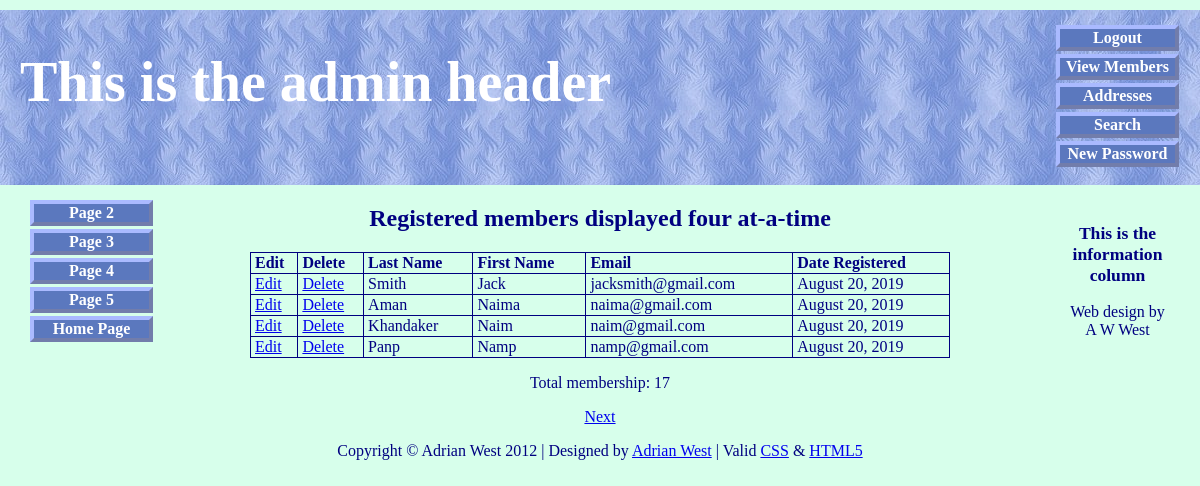
Screenshot of /admin_view_users.php (signed in) with the database file from the repository.
### tables this page shows
CREATE TABLE `users` (
  `user_id` mediumint(6) UNSIGNED NOT NULL,
  `fname` varchar(50) NOT NULL,
  `lname` varchar(50) NOT NULL,
  `email` varchar(50) NOT NULL,
  `psword` char(40) NOT NULL,
  `registration_date` date NOT NULL,
  `user_level` tinyint(1) UNSIGNED NOT NULL
);

### admin_view_users.php (the view, shortened to what this page needs)
<!doctype html>
<html lang=en>
<head>
<link rel="stylesheet" type="text/css" href="includes.css">
</head>
<body>
<div id="container">
<?php include("header-admin.php"); ?>
<?php include("nav.php"); ?>
<?php include("info-col.php"); ?>
<div id="content">
<h2>Registered members displayed four at-a-time</h2>
<p>
<?php
require ('mysqli_connect.php');
$pagerows = 4;
if (isset($_GET['p']) && is_numeric
($_GET['p'])) {
$pages=$_GET['p'];
}else{
$q = "SELECT COUNT(user_id) FROM users";
$result = @mysqli_query ($dbcon, $q);
$row = @mysqli_fetch_array ($result, MYSQLI_NUM);
$records = $row[0];
if ($records > $pagerows){
$pages = ceil ($records/$pagerows);
}else{
$pages = 1;
}
}
if (isset($_GET['s']) && is_numeric
($_GET['s'])) {
$start = $_GET['s'];
}else{
$start = 0;
}
$q = "SELECT lname, fname, email, DATE_FORMAT(registration_date, '%M %d, %Y') AS regdat, user_id FROM users ORDER BY registration_date ASC LIMIT $start, $pagerows";
$result = @mysqli_query ($dbcon, $q);
if ($result) {
echo '<table>
<tr><td><b>Edit</b></td>
<td><b>Delete</b></td>
<td><b>Last Name</b></td>
<td><b>First Name</b></td>
<td><b>Email</b></td>
<td><b>Date Registered</b></td>
</tr>';
while ($row = mysqli_fetch_array($result, MYSQLI_ASSOC)) {
	echo '<tr>
	<td><a href="edit_record.php?id=' . $row['user_id'] . '">Edit</a></td>
	<td><a href="delete_record.php?id=' . $row['user_id'] . '">Delete</a></td>
	<td>' . $row['lname'] . '</td>
	<td>' . $row['fname'] . '</td>
	<td>' . $row['email'] . '</td>
	<td>' . $row['regdat'] . '</td>
	</tr>';
	}
	echo '</table>';
} else {
	echo '<p class="error">The current record could not be retrieved. We apologize for any inconvenience.</p>';
	echo '<p>' . mysqli_error($dbcon) . '<br><br>Query: ' . $q . '</p>';
}
$q = "SELECT COUNT(user_id) FROM users";
$result = @mysqli_query ($dbcon, $q);
$row = @mysqli_fetch_array ($result, MYSQLI_NUM);
$members = $row[0];
echo "<p>Total membership: $members</p>";
if ($pages > 1) {
echo '<p>';
$current_page = ($start/$pagerows) + 1;
if ($current_page != $pages) {
echo '<a href="admin_view_users.php?s=' . ($start + $pagerows) . '&p=' . $pages . '">Next</a> ';
}
echo '</p>';
}
?>
</div>
<?php include("footer.php"); ?>
</div>
</body>
</html>

### includes.css (style rules this page uses)
h2 { font-size:150%; color:navy; text-align:center; }
#container { position:relative; min-width:960px; max-width:1200px; margin:auto; text-align:left; }
#content { margin-left:150px; margin-right:150px; }
table { width:700px; border:1px navy solid; border-collapse:collapse; margin:auto; }
td { border:1px navy solid; padding:1px 0 1px 4px; text-align:left; }

### admin_view_users.php (style rules this page uses)
p { text-align:center; }

### rows the page displays
users: lname "Smith", fname "Jack", email "jacksmith@gmail.com", regdat "August 20, 2019"
users: lname "Aman", fname "Naima", email "naima@gmail.com", regdat "August 20, 2019"
users: lname "Khandaker", fname "Naim", email "naim@gmail.com", regdat "August 20, 2019"
users: lname "Panp", fname "Namp", email "namp@gmail.com", regdat "August 20, 2019"

### other values shown
$members "17"
